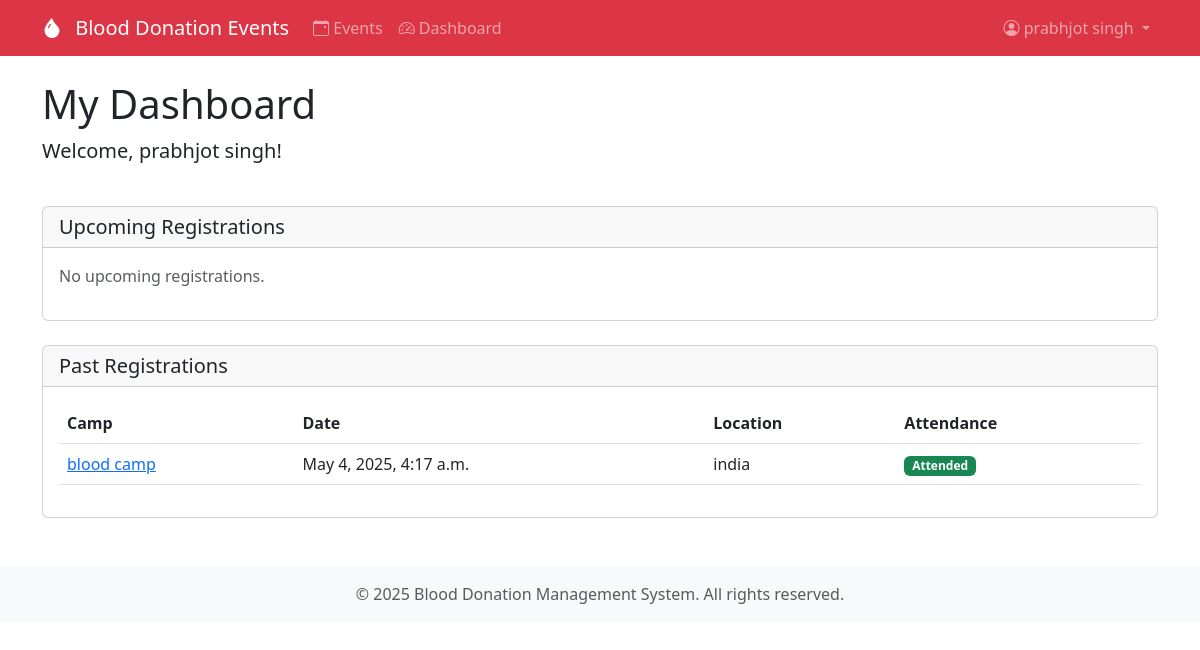
The app's page /camps/dashboard/ (signed in) with its own data.
### camps/models.py (models this page shows, shortened)
class CampRegistration(models.Model):
    camp = models.ForeignKey(Camp, on_delete=models.CASCADE, related_name='registrations')
    user = models.ForeignKey(User, on_delete=models.CASCADE, related_name='camp_registrations')
    registered_at = models.DateTimeField(auto_now_add=True)
    attended = models.BooleanField(default=False)
    notes = models.TextField(blank=True)
    class Meta:
        unique_together = ('camp', 'user')
        ordering = ['-registered_at']

class Camp(models.Model):
    CATEGORY_CHOICES = [
        ('general', 'General'),
        ('emergency', 'Emergency'),
        ('special', 'Special Drive'),
    ]
    title = models.CharField(max_length=200)
    date = models.DateTimeField()
    location = models.CharField(max_length=200)
    description = models.TextField()
    capacity = models.PositiveIntegerField(default=100)
    category = models.CharField(max_length=20, choices=CATEGORY_CHOICES, default='general')
    contact_email = models.EmailField(null=True, blank=True)
    contact_phone = models.CharField(max_length=15, null=True, blank=True)
    created_at = models.DateTimeField(auto_now_add=True)
    updated_at = models.DateTimeField(auto_now=True)

### camps/views.py (the view)
# urls.py: path('dashboard/', views.dashboard, name='dashboard'),
@login_required
def dashboard(request):
    user_registrations = CampRegistration.objects.filter(user=request.user).select_related('camp')
    upcoming_registrations = user_registrations.filter(camp__date__gte=timezone.now())
    past_registrations = user_registrations.filter(camp__date__lt=timezone.now())
    context = {
        'upcoming_registrations': upcoming_registrations,
        'past_registrations': past_registrations,
    }
    return render(request, 'camps/dashboard.html', context)

### camps/templates/camps/dashboard.html (shortened to what this page needs)
{% extends 'camps/base.html' %}
{% block content %}
<div class="row">
    <div class="col-md-12 mb-4">
        <h1>My Dashboard</h1>
        <p class="lead">Welcome, {{ user.get_full_name|default:user.username }}!</p>
    </div>
</div>
<div class="row">
    <div class="col-md-12 mb-4">
        <div class="card">
            <div class="card-header">
                <h2 class="h5 mb-0">Upcoming Registrations</h2>
            </div>
            <div class="card-body">
                {% if upcoming_registrations %}
                    <div class="table-responsive">
                        <table class="table">
                            <thead>
                                <tr>
                                    <th>Camp</th>
                                    <th>Date</th>
                                    <th>Location</th>
                                    <th>Status</th>
                                </tr>
                            </thead>
                            <tbody>
                                {% for registration in upcoming_registrations %}
                                <tr>
                                    <td>
                                        <a href="{% url 'camps:camp_detail' registration.camp.pk %}">
                                            {{ registration.camp.title }}
                                        </a>
                                    </td>
                                    <td>{{ registration.camp.date|date:"F j, Y, g:i a" }}</td>
                                    <td>{{ registration.camp.location }}</td>
                                    <td>
                                        <span class="badge bg-{{ registration.camp.status_class }}">
                                            {{ registration.camp.status|title }}
                                        </span>
                                    </td>
                                </tr>
                                {% endfor %}
                            </tbody>
                        </table>
                    </div>
                {% else %}
                    <p class="text-muted">No upcoming registrations.</p>
                {% endif %}
            </div>
        </div>
    </div>
</div>
<div class="row">
    <div class="col-md-12">
        <div class="card">
            <div class="card-header">
                <h2 class="h5 mb-0">Past Registrations</h2>
            </div>
            <div class="card-body">
                {% if past_registrations %}
                    <div class="table-responsive">
                        <table class="table">
                            <thead>
                                <tr>
                                    <th>Camp</th>
                                    <th>Date</th>
                                    <th>Location</th>
                                    <th>Attendance</th>
                                </tr>
                            </thead>
                            <tbody>
                                {% for registration in past_registrations %}
                                <tr>
                                    <td>
                                        <a href="{% url 'camps:camp_detail' registration.camp.pk %}">
                                            {{ registration.camp.title }}
                                        </a>
                                    </td>
                                    <td>{{ registration.camp.date|date:"F j, Y, g:i a" }}</td>
                                    <td>{{ registration.camp.location }}</td>
                                    <td>
                                        {% if registration.attended %}
                                            <span class="badge bg-success">Attended</span>
                                        {% else %}
                                            <span class="badge bg-secondary">Not Attended</span>
                                        {% endif %}
                                    </td>
                                </tr>
                                {% endfor %}
                            </tbody>
                        </table>
                    </div>
                {% else %}
                    <p class="text-muted">No past registrations.</p>
                {% endif %}
            </div>
        </div>
    </div>
</div>
{% endblock %}

### camps/templates/camps/base.html (shortened to what this page needs)
<!DOCTYPE html>
<html lang="en">
<head>
    <link href="https://cdn.jsdelivr.net/npm/bootstrap@5.3.0/dist/css/bootstrap.min.css" rel="stylesheet">
    <link rel="stylesheet" href="https://cdn.jsdelivr.net/npm/bootstrap-icons@1.7.2/font/bootstrap-icons.css">
</head>
<body>
    <nav class="navbar navbar-expand-lg navbar-dark bg-danger">
        <div class="container">
            <a class="navbar-brand" href="{% url 'camps:camp_list' %}">
                <i class="bi bi-droplet-fill"></i>
                Blood Donation Events
            </a>
            <div class="collapse navbar-collapse" id="navbarNav">
                <ul class="navbar-nav me-auto">
                    <li class="nav-item">
                        <a class="nav-link" href="{% url 'camps:camp_list' %}">
                            <i class="bi bi-calendar-event"></i> Events
                        </a>
                    </li>
                    {% if user.is_authenticated %}
                    <li class="nav-item">
                        <a class="nav-link" href="{% url 'camps:dashboard' %}">
                            <i class="bi bi-speedometer2"></i> Dashboard
                        </a>
                    </li>
                    {% endif %}
                </ul>
                <ul class="navbar-nav">
                    {% if user.is_authenticated %}
                        <li class="nav-item dropdown">
                            <a class="nav-link dropdown-toggle" href="#" id="userDropdown" role="button" data-bs-toggle="dropdown">
                                <i class="bi bi-person-circle"></i>
                                {{ user.get_full_name|default:user.username }}
                            </a>
                        </li>
                    {% endif %}
                </ul>
            </div>
        </div>
    </nav>
    <div class="container mt-4">
        {% block content %}
        {% endblock %}
    </div>
    <footer class="footer mt-5 py-3 bg-light">
        <div class="container text-center">
            <span class="text-muted">© {% now "Y" %} Blood Donation Management System. All rights reserved.</span>
        </div>
    </footer>
</body>
</html>

### camps/templates/camps/base.html (style rules this page uses)
.navbar-brand i { margin-right: 8px; }

### records on screen
CampRegistration: camp "blood camp", camp "May 4, 2025, 4:17 a.m.", camp.location "india", attended "Attended"

### other values on screen
{{ user.get_full_name|default:user.username }} "prabhjot singh"
